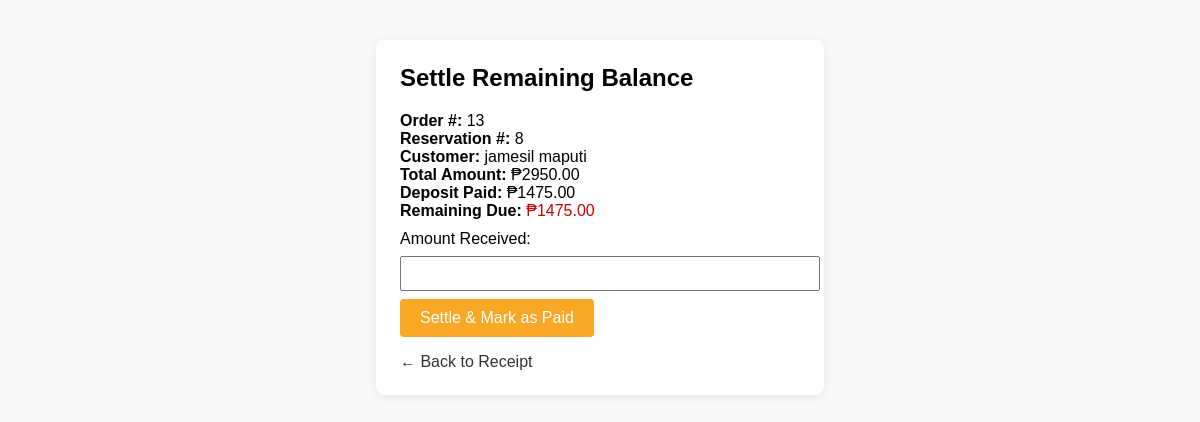
The app's page /cashier/orders/13/settle-balance/ (signed in) with its own data.
### ecommerce/models.py (models this page shows, shortened)
class Order(models.Model):
    STATUS_CHOICES = [
        ('PENDING', 'Pending'),
        ('PREPARING', 'Preparing'),
        ('READY', 'Ready for Pickup'),
        ('COMPLETED', 'Completed'),
        ('CANCELLED', 'Cancelled')
    ]
    CANCELLATION_REASON_CHOICES = [
        ('CUSTOMER_REQUEST', 'Customer Request'),
        ('PAYMENT_ISSUE', 'Payment Issue'),
        ('OUT_OF_STOCK', 'Items Out of Stock'),
        ('STORE_CLOSED', 'Store Closed'),
        ('DUPLICATE_ORDER', 'Duplicate Order'),
        ('OTHER', 'Other Reason')
    ]
    ORDER_TYPE_CHOICES = [
        ('DELIVERY', 'Delivery'),
        ('PICKUP', 'Pickup'),
        ('DINE_IN', 'Dine In'),
    ]
    PAYMENT_METHOD_CHOICES = [
        ('CASH', 'Cash'),
        ('CASH_ON_HAND', 'Cash on Hand'),
        ('CARD', 'Credit/Debit Card'),
        ('GCASH', 'GCash'),
        ('ONLINE', 'Other Online Payment'),
    ]
    PAYMENT_STATUS_CHOICES = [
        ('UNPAID', 'Unpaid'),
        ('PAID', 'Paid'),
        ('FAILED', 'Failed'),
        ('REFUNDED', 'Refunded'),
    ]
    user = models.ForeignKey(User, on_delete=models.CASCADE, related_name='orders')
    created_by = models.ForeignKey(User, on_delete=models.SET_NULL, related_name='created_orders', null=True, blank=True)
    customer_name = models.CharField(max_length=100, blank=True)
    customer_phone = models.CharField(max_length=20, blank=True)
    items = models.ManyToManyField(MenuItem, through='OrderItem')
    status = models.CharField(max_length=20, choices=STATUS_CHOICES, default='PENDING')
    order_type = models.CharField(max_length=20, choices=ORDER_TYPE_CHOICES, default='DELIVERY')
    payment_method = models.CharField(max_length=20, choices=PAYMENT_METHOD_CHOICES, default='CASH')
    payment_status = models.CharField(max_length=20, choices=PAYMENT_STATUS_CHOICES, default='UNPAID')
    total_amount = models.DecimalField(max_digits=10, decimal_places=2)
    tax_amount = models.DecimalField(max_digits=10, decimal_places=2, default=0)
    delivery_fee = models.DecimalField(max_digits=10, decimal_places=2, default=0)
    discount_amount = models.DecimalField(max_digits=10, decimal_places=2, default=0)
    delivery_address = models.TextField(blank=True, null=True)
    contact_number = models.CharField(max_length=20, blank=True, null=True)
    table_number = models.CharField(max_length=20, blank=True)
    number_of_guests = models.PositiveIntegerField(default=1)
    server_assigned = models.ForeignKey(User, on_delete=models.SET_NULL, related_name='served_orders', null=True, blank=True)
    estimated_dining_time = models.PositiveIntegerField(default=60, help_text='Estimated dining time in minutes')
    split_bill = models.BooleanField(default=False)
    split_type = models.CharField(max_length=20, choices=[('EQUAL', 'Equal Split'), ('CUSTOM', 'Custom Split')], default='EQUAL')
    split_ways = models.PositiveIntegerField(default=2)
    cash_on_hand = models.DecimalField(max_digits=10, decimal_places=2, default=0)
    change_amount = models.DecimalField(max_digits=10, decimal_places=2, default=0)
    estimated_preparation_time = models.PositiveIntegerField(default=30, help_text='Estimated preparation time in minutes')
    special_instructions = models.TextField(blank=True)
    created_at = models.DateTimeField(auto_now_add=True)
    updated_at = models.DateTimeField(auto_now=True)
    preparing_at = models.DateTimeField(null=True, blank=True)
    ready_at = models.DateTimeField(null=True, blank=True)
    completed_at = models.DateTimeField(null=True, blank=True)
    cancelled_at = models.DateTimeField(null=True, blank=True)
    cancellation_reason = models.CharField(max_length=50, choices=CANCELLATION_REASON_CHOICES, blank=True, null=True)
    cancellation_notes = models.TextField(blank=True, null=True)
    cancelled_by = models.ForeignKey(User, on_delete=models.SET_NULL, null=True, blank=True, related_name='cancelled_orders')
    reservation = models.ForeignKey('Reservation', on_delete=models.SET_NULL, null=True, blank=True, related_name='orders')
    class Meta:
        ordering = ['-created_at']

class Reservation(models.Model):
    STATUS_CHOICES = [
        ('PENDING', 'Pending'),
        ('CONFIRMED', 'Confirmed'),
        ('COMPLETED', 'Completed'),  # Added for completed reservations
        ('CANCELLED', 'Cancelled')
    ]
    PAYMENT_STATUS_CHOICES = [
        ('UNPAID', 'Unpaid'),
        ('PARTIALLY_PAID', 'Partially Paid'),
        ('PAID', 'Paid'),
        ('REFUNDED', 'Refunded')
    ]
    user = models.ForeignKey(User, on_delete=models.CASCADE, related_name='reservations', null=True, blank=True)
    name = models.CharField(max_length=100)
    email = models.EmailField()
    phone = models.CharField(max_length=15)
    date = models.DateField()
    time = models.TimeField()
    party_size = models.PositiveIntegerField(
        validators=[MinValueValidator(1), MaxValueValidator(20)],
        help_text="Number of guests"
    )
    table_number = models.CharField(max_length=10, blank=True, null=True)
    special_requests = models.TextField(blank=True)
    has_menu_items = models.BooleanField(default=False, help_text="Whether the reservation includes pre-ordered menu items")
    prepare_ahead = models.BooleanField(default=False, help_text="Whether to prepare food 20 minutes before reservation time")
    status = models.CharField(
        max_length=10,
        choices=STATUS_CHOICES,
        default='PENDING'
    )
    payment_status = models.CharField(
        max_length=15,
        choices=PAYMENT_STATUS_CHOICES,
        default='UNPAID'
    )
    total_amount = models.DecimalField(max_digits=10, decimal_places=2, default=0)
    is_processed = models.BooleanField(default=False, help_text="Whether the reservation has been processed by a cashier")
    has_placed_order = models.BooleanField(default=False, help_text="Whether the customer has placed an order for this reservation")
    processed_by = models.ForeignKey(User, on_delete=models.SET_NULL, related_name='processed_reservations', null=True, blank=True)
    processed_at = models.DateTimeField(null=True, blank=True)
    created_at = models.DateTimeField(auto_now_add=True)
    updated_at = models.DateTimeField(auto_now=True)
    items = models.ManyToManyField(MenuItem, through='ReservationItem')
    class Meta:
        ordering = ['-date', '-time']

class ReservationPayment(models.Model):
    PAYMENT_TYPE_CHOICES = [
        ('FULL', 'Full Payment'),
        ('DEPOSIT', 'Deposit (50%)')
    ]
    STATUS_CHOICES = [
        ('PENDING', 'Pending'),
        ('COMPLETED', 'Completed'),
        ('FAILED', 'Failed'),
        ('REFUNDED', 'Refunded'),
    ]
    reservation = models.ForeignKey(Reservation, on_delete=models.CASCADE, related_name='payments')
    amount = models.DecimalField(max_digits=10, decimal_places=2)
    payment_type = models.CharField(max_length=10, choices=PAYMENT_TYPE_CHOICES, default='DEPOSIT')
    payment_method = models.CharField(max_length=20, choices=Order.PAYMENT_METHOD_CHOICES, default='GCASH')
    status = models.CharField(max_length=20, choices=STATUS_CHOICES, default='PENDING')
    reference_number = models.CharField(max_length=100, blank=True, null=True)
    payment_proof = models.ImageField(upload_to='reservation_payment_proofs/', blank=True, null=True)
    payment_date = models.DateTimeField(auto_now_add=True)
    verified_by = models.ForeignKey(User, on_delete=models.SET_NULL, null=True, blank=True, related_name='verified_reservation_payments')
    verification_date = models.DateTimeField(null=True, blank=True)
    notes = models.TextField(blank=True)
    includes_menu_items = models.BooleanField(default=True, help_text="Whether this payment includes pre-ordered menu items")
    class Meta:
        ordering = ['-payment_date']

### ecommerce/cashier.py (the view, shortened to what this page needs)
# urls.py: path('cashier/orders/<int:order_id>/settle-balance/', settle_remaining_balance, name='settle_remaining_balance'),
@login_required
def settle_remaining_balance(request, order_id):
    order = get_object_or_404(Order, id=order_id)
    reservation = getattr(order, 'reservation', None)
    if not reservation or reservation.payment_status != 'PARTIALLY_PAID':
        messages.error(request, 'This order does not have a partially paid reservation.')
        return redirect('print_receipt', order_id=order.id)
    payment_info = ReservationPayment.objects.filter(reservation=reservation, status='COMPLETED', payment_type='DEPOSIT').order_by('-payment_date').first()
    remaining_due = order.total_amount
    if payment_info:
        remaining_due -= payment_info.amount
    return render(request, 'cashier/settle_balance.html', {
        'order': order,
        'reservation': reservation,
        'remaining_due': remaining_due,
        'payment_info': payment_info,
    })

### ecommerce/context_processors.py (called while the page is built, shortened)
def cart_processor(request):
    return {
        'cart_count': get_cart_count(request)
    }

def customer_notification_processor(request):
    notifications = []
    return {
        'customer_notifications': notifications,
        'customer_notification_count': len(notifications)
    }

### ecommerce/views.py (called while the page is built)
def get_cart_count(request):
    if request.user.is_authenticated:
        try:
            cart = Cart.objects.get(user=request.user)
            return sum(item.quantity for item in cart.cart_items.all())
        except Cart.DoesNotExist:
            return 0
    else:
        cart = request.session.get('cart', {})
        return sum(cart.values())

### templates/cashier/settle_balance.html (shortened to what this page needs)
<!DOCTYPE html>
<html lang="en">
<head>
</head>
<body>
<div class="container">
    <h2>Settle Remaining Balance</h2>
    <div class="info">
        <div><span class="label">Order #:</span> {{ order.id }}</div>
        <div><span class="label">Reservation #:</span> {{ reservation.id }}</div>
        <div><span class="label">Customer:</span> {{ order.user.get_full_name }}</div>
        <div><span class="label">Total Amount:</span> ₱{{ order.total_amount|floatformat:2 }}</div>
        {% if payment_info %}
            <div><span class="label">Deposit Paid:</span> ₱{{ payment_info.amount|floatformat:2 }}</div>
        {% endif %}
        <div><span class="label">Remaining Due:</span> <span style="color: #c00;">₱{{ remaining_due|floatformat:2 }}</span></div>
    </div>
    <form method="post">
        <label for="paid_amount">Amount Received:</label><br>
        <input type="number" step="0.01" min="0" max="{{ remaining_due }}" name="paid_amount" id="paid_amount" required style="width:100%;padding:8px;margin:8px 0;">
        <button type="submit" class="btn">Settle & Mark as Paid</button>
    </form>
    <a href="{% url 'print_receipt' order.id %}" class="back-link">&larr; Back to Receipt</a>
</div>
</body>
</html>

### templates/cashier/settle_balance.html (style rules this page uses)
body { font-family: Arial, sans-serif; background: #f8f8f8; }
.container { max-width: 400px; margin: 40px auto; background: #fff; padding: 24px; border-radius: 8px; box-shadow: 0 2px 8px rgba(0,0,0,0.07); }
h2 { margin-top: 0; }
.label { font-weight: bold; }
.info { margin-bottom: 10px; }
.btn { background: #F9A826; color: #fff; border: none; padding: 10px 20px; border-radius: 4px; cursor: pointer; font-size: 16px; }
.back-link { display: inline-block; margin-top: 16px; color: #333; text-decoration: none; }

### records on screen
Order: id "13", user.get_full_name "jamesil maputi", total_amount "2950.00"
Reservation: id "8"
ReservationPayment: amount "1475.00"

### other values on screen
{{ remaining_due|floatformat:2 }} "1475.00"
